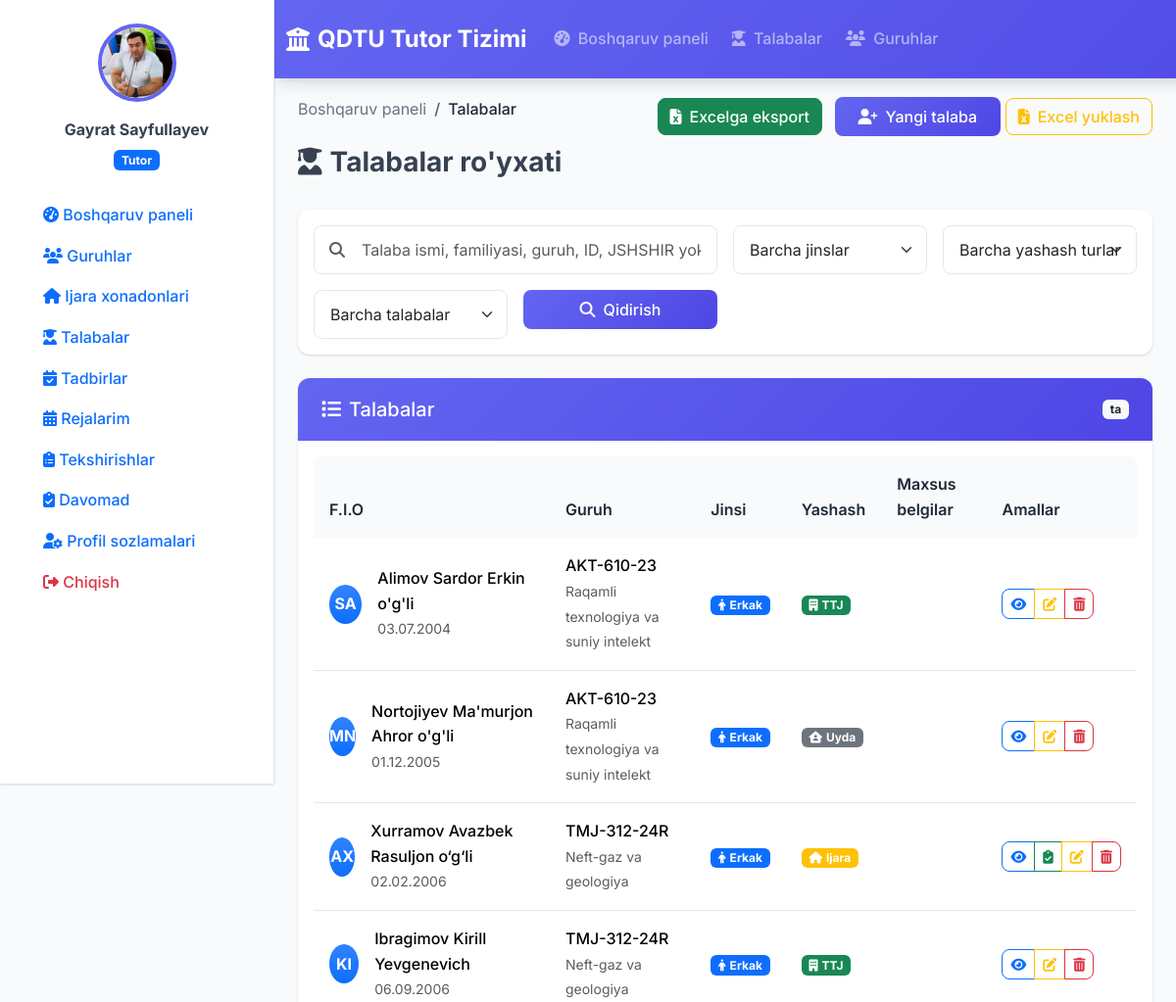
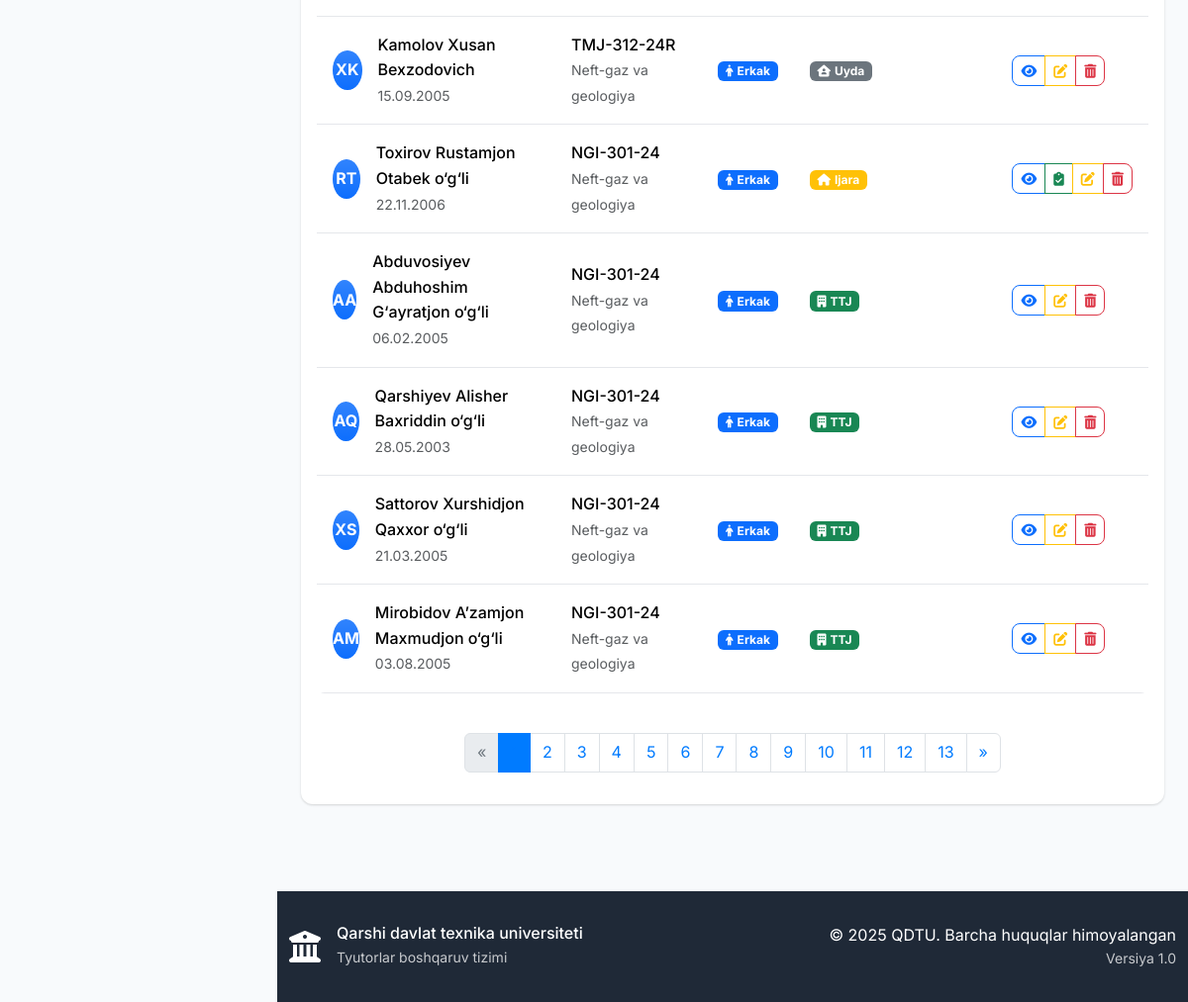
Before: /students/ (signed in) with the older database file (2 pictures, top to bottom).
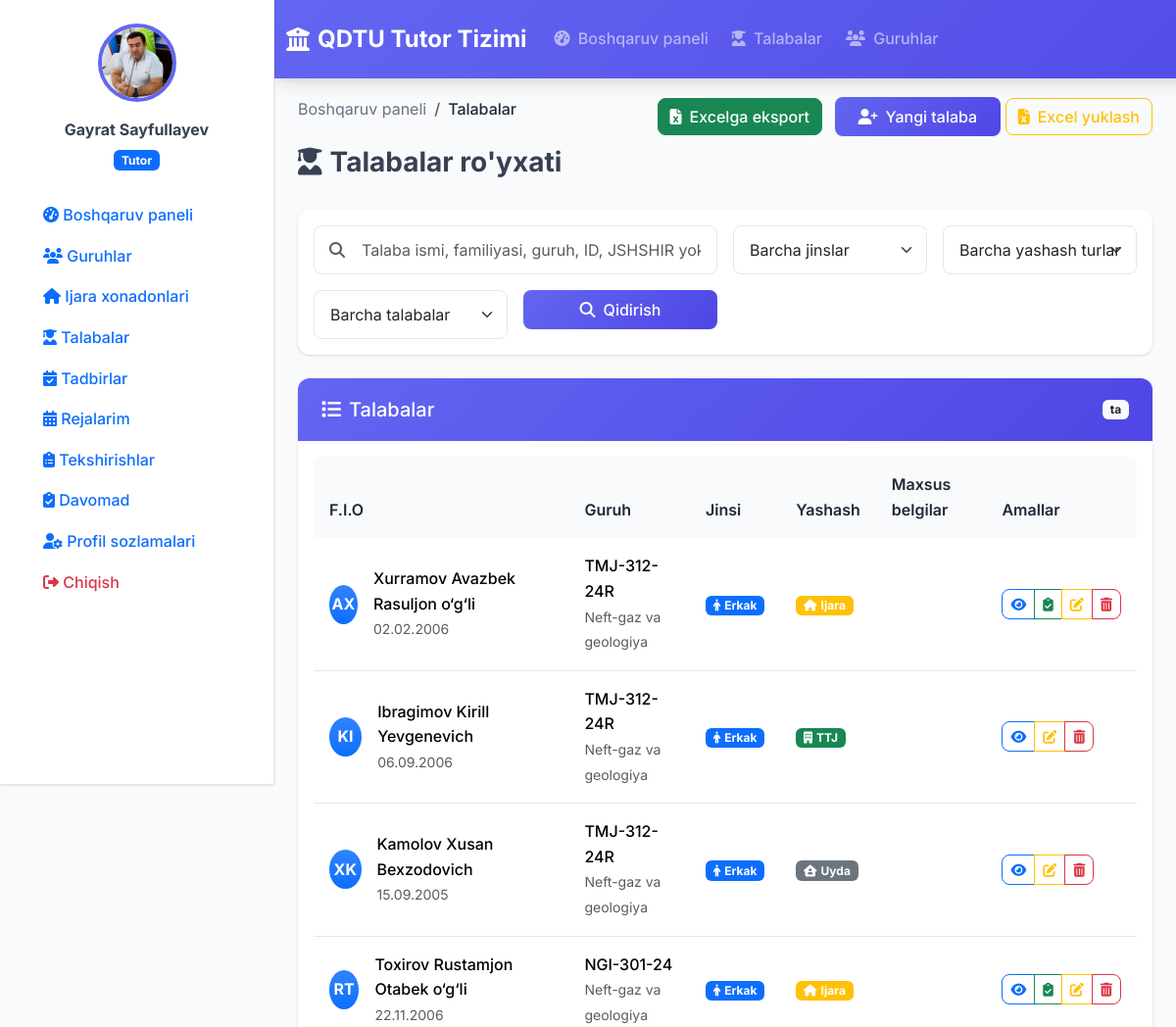
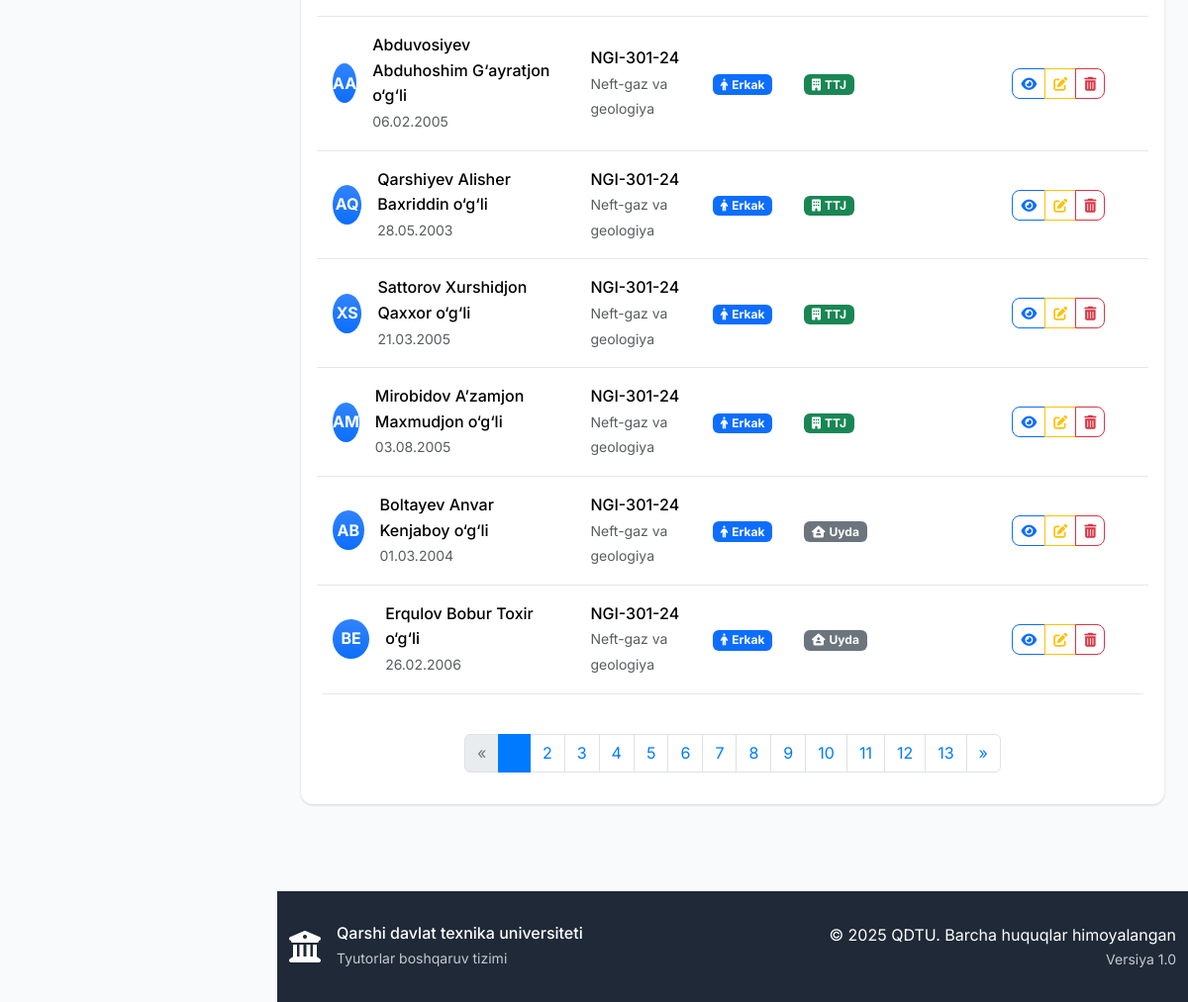
After: the same page with the newer database file (2 pictures, top to bottom).
### students/models.py (models this page shows, shortened)
class Student(models.Model):
    GENDER_CHOICES = (
        ('male', 'Erkak'),
        ('female', 'Ayol'),
    )
    FUQARO_CHOICES = (
        ('uz', 'O‘zbekiston fuqarosi'),
        ('foreign', 'Chet el fuqarosi'),
    )
    TALIM_CHOICES = (
        ('bakalavr', 'Bakalavr'),
        ('magistr', 'Magistr'),
        ('doktorant', 'Doktorant'),
        ('phd', 'PhD'),
    )
    TULOV_CHOICES = (
        ('grant', 'Davlat granti'),
        ('contract', 'To‘lov-kontrakt'),
    )
    TALIM_SHAKLI_CHOICES = (
        ('kunduzgi', 'Kunduzgi'),
        ('sirtqi', 'Sirtqi'),
        ('kechki', 'Kechki'),
        ('masofaviy', 'Masofaviy'),
    )
    COURSE_CHOICES = (
        ('1', '1'),
        ('2', '2'),
        ('3', '3'),
        ('4', '4'),
        ('5', '5'),
        ('6', '6'),
    )
    APPARTMENT_TYPE_CHOICES = (
        ('ttj', 'TTJ (Talabalar turar joyi)'),
        ('rent', 'Ijara xonadon'),
        ('home', 'Uyda yashaydi'),
    )
    FAMILY_CHOICES = (
        ('turmush_qurgan', 'Turmush qurgan'),
        ('turmush_qurmagan', 'Turmush qurgan emas'),
    )
    first_name = models.CharField(max_length=50, verbose_name="Ism")
    last_name = models.CharField(max_length=50, verbose_name="Familiya")
    middle_name = models.CharField(max_length=50, blank=True, verbose_name="Otasining ismi")
    gender = models.CharField(max_length=10, choices=GENDER_CHOICES, verbose_name="Jinsi")
    birth_date = models.DateField(verbose_name="Tug'ilgan sana")
    group = models.ForeignKey(
        'faculty.Group',
        on_delete=models.CASCADE,
        related_name='students',
        verbose_name="Guruh"
    )
    is_renting = models.BooleanField(default=False, verbose_name="Ijara xonadonida yashaydi")
    address = models.TextField(blank=True, verbose_name="Manzil")
    phone_number = models.CharField(max_length=20, blank=True, verbose_name="Telefon raqami")
    email = models.EmailField(blank=True, verbose_name="Email")
    created_at = models.DateTimeField(auto_now_add=True, verbose_name="Yaratilgan sana")
    is_orphan = models.BooleanField(default=False, verbose_name="Yetim")
    has_disability = models.BooleanField(default=False, verbose_name="Nogironligi bor")
    lives_in_dormitory = models.BooleanField(default=False, verbose_name="TTJ da yashaydi")
    student_id = models.IntegerField(verbose_name="Talaba ID", unique=True, default=0)
    fuqaro = models.CharField(max_length=20, choices=FUQARO_CHOICES, default='uz', verbose_name="Fuqarolik")
    jshshir = models.CharField(max_length=14, verbose_name="JSHSHIR raqami", unique=True)  # Changed to CharField for JSHSHIR
    passport = models.CharField(max_length=20, verbose_name="Pasport raqami", unique=True)
    otm = models.CharField(max_length=100, verbose_name="Oliy ta'lim muassasasi")
    talim_turi = models.CharField(max_length=20, choices=TALIM_CHOICES, default='bakalavr', verbose_name="Ta'lim turi")
    tulov_turi = models.CharField(max_length=20, choices=TULOV_CHOICES, default='grant', verbose_name="To'lov turi")
    talim_shakli = models.CharField(max_length=20, choices=TALIM_SHAKLI_CHOICES, default='kunduzgi', verbose_name="Ta'lim shakli")
    shifr = models.CharField(blank=True, max_length=20, verbose_name="Shifr")  # Changed to CharField for flexibility
    mutaxassislik = models.ForeignKey(Mutaxassislik, on_delete=models.CASCADE, verbose_name="Mutaxassislik")
    country = models.ForeignKey(Country, on_delete=models.CASCADE, verbose_name="Vatan")
    const_region = models.ForeignKey(Region, on_delete=models.CASCADE, related_name='const_students', verbose_name="Doimiy viloyat")
    const_district = models.ForeignKey(District, on_delete=models.CASCADE, related_name='const_students', verbose_name="Doimiy tuman")
    temporary_region = models.ForeignKey(Region, on_delete=models.CASCADE, related_name='temp_students', verbose_name="Vaqtincha viloyat")
    temporary_district = models.ForeignKey(District, on_delete=models.CASCADE, related_name='temp_students', verbose_name="Vaqtincha tuman")
    temporary_address = models.TextField(blank=True, verbose_name="Yashash manzili")
    appartment_type = models.CharField(max_length=20, choices=APPARTMENT_TYPE_CHOICES, default='ttj', verbose_name="Yashash turi")
    family_type = models.CharField(max_length=20, choices=FAMILY_CHOICES, default='turmush_qurmagan', verbose_name="Oilaviy holati")
    bully_student = models.BooleanField(default=False, verbose_name="Bezori talaba")
    parent_status = models.CharField(max_length=100, blank=True, null=True, verbose_name="Otasi yoki Onasi vafot etgan")
    is_in_social_protection = models.BooleanField(default=False, verbose_name="Ijtimoiy himoya reestiriga kiritilgan")
    is_in_temir_daftar = models.BooleanField(default=False, verbose_name="Temir daftarga kiritilgan oila farzandi")
    is_in_women_daftar = models.BooleanField(default=False, verbose_name="Ayollar daftari ro'yxatiga kiritilgan")
    is_in_youth_daftar = models.BooleanField(default=False, verbose_name="Yoshlar daftari ro'yxatiga kiritilgan")
    is_in_orphanage = models.BooleanField(default=False, verbose_name="Mehribonlik uyi tarbiyalanuvchisi")
    parents_divorced = models.BooleanField(default=False, verbose_name="Ota-onasi ajrashgan")
    nation = models.CharField(
        max_length=20,
        choices=NATION_CHOICES,
        default='uzbek',
        verbose_name="Millati"
    )
    room = models.ForeignKey(
        'housing.Room',
        on_delete=models.SET_NULL,
        null=True,
        blank=True,
        related_name='students',
        verbose_name="Ijara xona"
    )
    ttj = models.ForeignKey(
        TTJ,
        on_delete=models.SET_NULL,
        null=True,
        blank=True,
        related_name='students',
        verbose_name="TTJ"
    )
    class Meta:
        verbose_name = "Talaba"
        verbose_name_plural = "Talabalar"
    @property
    def full_name(self):
        if self.middle_name:
            return f"{self.last_name} {self.first_name} {self.middle_name}"
        return f"{self.last_name} {self.first_name}"

### faculty/models.py (models this page shows, shortened)
class Group(models.Model):
    name = models.CharField(max_length=50, verbose_name="Nomi")
    faculty = models.ForeignKey(
        Faculty,
        on_delete=models.CASCADE,
        related_name='groups',
        verbose_name="Fakultet"
    )
    tutor = models.ForeignKey(
        'accounts.User',
        on_delete=models.SET_NULL,
        null=True,
        blank=True,
        related_name='assigned_groups',
        verbose_name="Tutor"
    )
    course = models.IntegerField(default=1, verbose_name="Kurs")
    created_at = models.DateTimeField(auto_now_add=True, verbose_name="Yaratilgan sana")
    class Meta:
        verbose_name = "Guruh"
        verbose_name_plural = "Guruhlar"
        unique_together = ['name', 'faculty']

class Faculty(models.Model):
    name = models.CharField(max_length=100, verbose_name="Nomi")
    description = models.TextField(blank=True, verbose_name="Tavsif")
    dean = models.ForeignKey(
        'accounts.User',
        on_delete=models.SET_NULL,
        null=True,
        blank=True,
        related_name='dean_of',
        verbose_name="Dekan"
    )
    created_at = models.DateTimeField(auto_now_add=True, verbose_name="Yaratilgan sana")
    class Meta:
        verbose_name = "Fakultet"
        verbose_name_plural = "Fakultetlar"

### students/views.py (the view, shortened to what this page needs)
# urls.py: path('', views.student_list, name='student_list'),
@login_required
def student_list(request):
    user = request.user
    if hasattr(user, 'is_rector') and user.is_rector():
        students = Student.objects.all()
    elif hasattr(user, 'is_dean') and user.is_dean():
        students = Student.objects.filter(group__faculty=user.faculty) if user.faculty else Student.objects.none()
    elif hasattr(user, 'is_tutor') and user.is_tutor():
        students = Student.objects.filter(group__tutor=user)
    else:
        students = Student.objects.none()
    search_query = request.GET.get('search')
    gender = request.GET.get('gender')
    if gender:
        students = students.filter(gender=gender)
    appartment_type = request.GET.get('appartment_type')
    if appartment_type:
        students = students.filter(appartment_type=appartment_type)
    bully_student = request.GET.get('bully_student')
    if bully_student in ['true', 'false']:
        bully_student_bool = bully_student == 'true'
        students = students.filter(bully_student=bully_student_bool)
    paginator = Paginator(students, 10)  # Show 10 students per page
    page_number = request.GET.get('page')
    page_obj = paginator.get_page(page_number)
    context = {
        'students': page_obj,
        'search_query': search_query,
    }
    return render(request, 'students/student_list.html', context)

### accounts/models.py (called while the page is built)
    def is_rector(self):
        return self.user_type == 'rector'

    def is_dean(self):
        return self.user_type == 'dean'

    def is_tutor(self):
        return self.user_type == 'tutor'

    def get_full_name(self):
        return f"{self.first_name} {self.last_name}".strip() or self.username

### templates/students/student_list.html (shortened to what the changed rows need)
{% extends 'base.html' %}
{% load static %}
{% block content %}
<div class="container-fluid">
    <div class="row mb-4">
        <div class="col">
            <h1 class="h3 fw-bold"><i class="fas fa-user-graduate me-2"></i>Talabalar ro'yxati</h1>
        </div>
    </div>
    <div class="card">
        <div class="card-body">
            {% if students %}
                <div class="table-responsive">
                    <table class="table table-hover">
                        <thead>
                            <tr>
                                <th>F.I.O</th>
                                <th>Guruh</th>
                                <th>Jinsi</th>
                                <th>Yashash</th>
                                <th>Maxsus belgilar</th>
                                <th>Amallar</th>
                            </tr>
                        </thead>
                        <tbody>
                            {% for student in students %}
                                <tr>
                                    <td>
                                        <div class="d-flex align-items-center">
                                            <div class="rounded-circle bg-primary bg-gradient d-flex align-items-center justify-content-center me-3" style="width: 40px; height: 40px;">
                                                <span class="text-white fw-bold">{{ student.first_name|first|default:"?" }}{{ student.last_name|first|default:"?" }}</span>
                                            </div>
                                            <div>
                                                <div class="fw-medium">{{ student.full_name|default:"Noma'lum" }}</div>
                                                <small class="text-muted">{{ student.birth_date|date:"d.m.Y"|default:"-" }}</small>
                                            </div>
                                        </div>
                                    </td>
                                    <td>
                                        <div class="fw-medium">{{ student.group.name|default:"Kiritilmagan" }}</div>
                                        <small class="text-muted">{{ student.group.faculty.name|default:"Kiritilmagan" }}</small>
                                    </td>
                                    <td>
                                        {% if student.gender == 'male' %}
                                            <span class="badge bg-primary"><i class="fas fa-male me-1"></i>Erkak</span>
                                        {% elif student.gender == 'female' %}
                                            <span class="badge bg-info"><i class="fas fa-female me-1"></i>Ayol</span>
                                        {% else %}
                                            <span class="badge bg-secondary">-</span>
                                        {% endif %}
                                    </td>
                                    <td>
                                        {% if student.appartment_type == 'rent' %}
                                            <span class="badge bg-warning"><i class="fas fa-home me-1"></i>Ijara</span>
                                        {% elif student.appartment_type == 'ttj' %}
                                            <span class="badge bg-success"><i class="fas fa-building me-1"></i>TTJ</span>
                                        {% elif student.appartment_type == 'home' %}
                                            <span class="badge bg-secondary"><i class="fas fa-house-user me-1"></i>Uyda</span>
                                        {% else %}
                                            <span class="badge bg-secondary">Noma'lum</span>
                                        {% endif %}
                                    </td>
                                    <td>
                                    </td>
                                    <td>
                                        <div class="btn-group" role="group">
                                            <a href="{% url 'student_detail' student.id %}" class="btn btn-outline-primary btn-sm">
                                                <i class="fas fa-eye"></i>
                                            </a>
                                            {% if user.is_tutor and student.group.tutor == user %}
                                                {% if student.appartment_type == 'rent' %}
                                                    <a href="{% url 'create_inspection' student.id %}" class="btn btn-outline-success btn-sm">
                                                        <i class="fas fa-clipboard-check"></i>
                                                    </a>
                                                {% endif %}
                                                <a href="{% url 'student_edit' student.id %}" class="btn btn-outline-warning btn-sm">
                                                    <i class="fas fa-edit"></i>
                                                </a>
                                                <a href="{% url 'student_delete' student.id %}" class="btn btn-outline-danger btn-sm">
                                                    <i class="fas fa-trash-alt"></i>
                                                </a>
                                            {% endif %}
                                        </div>
                                    </td>
                                </tr>
                            {% endfor %}
                        </tbody>
                    </table>
                </div>
                {% if students.has_other_pages %}
                    <nav aria-label="Page navigation" class="mt-4">
                        <ul class="pagination justify-content-center">
                            {% for num in students.paginator.page_range %}
                                {% if students.number == num %}
                                    <li class="page-item active"><a class="page-link" href="#">{{ num }}</a></li>
                                {% else %}
                                    <li class="page-item"><a class="page-link" href="?page={{ num }}">{{ num }}</a></li>
                                {% endif %}
                            {% endfor %}
                        </ul>
                    </nav>
                {% endif %}
            {% else %}
                <div class="text-center py-5">
                    <i class="fas fa-user-graduate fa-3x text-muted mb-3"></i>
                    <h5 class="text-muted">Talabalar topilmadi</h5>
                    <p class="text-muted">Qidiruv shartlarini o'zgartiring</p>
                </div>
            {% endif %}
        </div>
    </div>
</div>
{% endblock %}

Changed rows visible on the page:
removed Student: first_name|first "S", last_name|first "A", full_name "Alimov Sardor Erkin o'g'li", birth_date "03.07.2004", group.name "AKT-610-23", group.faculty.name "Raqamli texnologiya va suniy intelekt", gender "male" (drawn), appartment_type "ttj" (drawn)
removed Student: first_name|first "M", last_name|first "N", full_name "Nortojiyev Ma'murjon Ahror o'g'li", birth_date "01.12.2005", group.name "AKT-610-23", group.faculty.name "Raqamli texnologiya va suniy intelekt", gender "male" (drawn), appartment_type "home" (drawn)
now on this page (row unchanged): Student: first_name|first "A", last_name|first "B", full_name "Boltayev Anvar Kenjaboy o‘g‘li", birth_date "01.03.2004", group.name "NGI-301-24", group.faculty.name "Neft-gaz va geologiya", gender "male" (drawn), appartment_type "home" (drawn)
now on this page (row unchanged): Student: first_name|first "B", last_name|first "E", full_name "Erqulov Bobur Toxir o‘g‘li", birth_date "26.02.2006", group.name "NGI-301-24", group.faculty.name "Neft-gaz va geologiya", gender "male" (drawn), appartment_type "home" (drawn)
